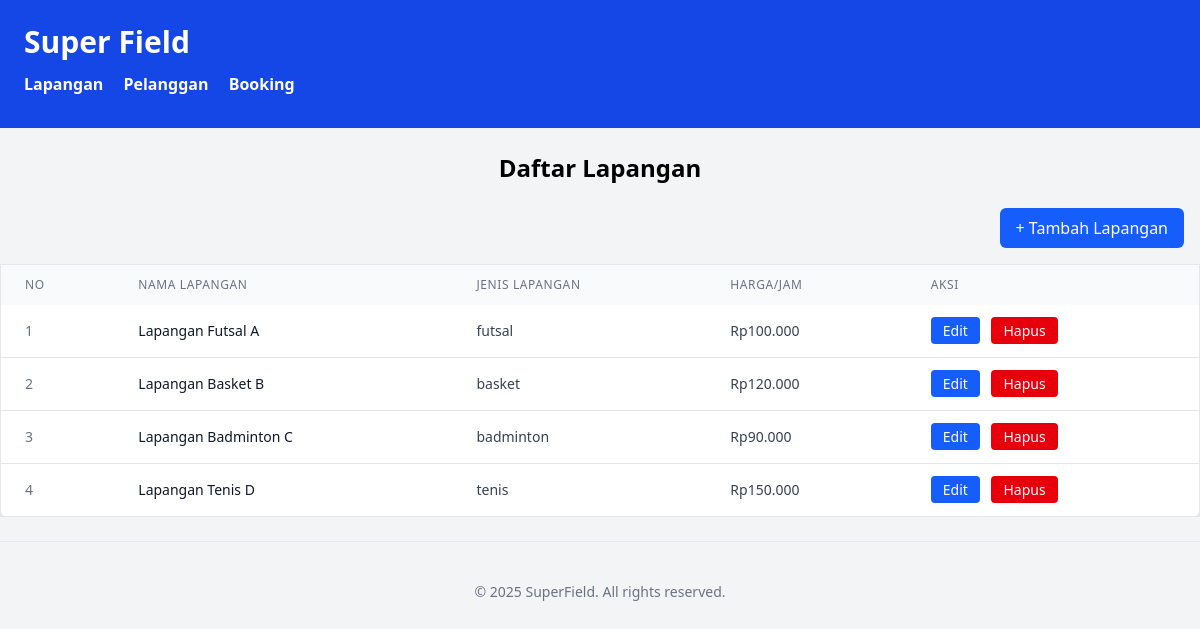
The page / on the database its author committed.
### tables this page shows
CREATE TABLE IF NOT EXISTS fields (
    id INT AUTO_INCREMENT PRIMARY KEY,
    name VARCHAR(100) NOT NULL,
    type VARCHAR(50) NOT NULL,
    price_per_hour DECIMAL(10,2) NOT NULL
);

### viewmodel/FieldViewModel.php (called while the page is built, shortened)
<?php
require_once 'model/Field.php';
class FieldViewModel {
    private $fieldModel;
    public function __construct($db) {
        $this->fieldModel = new Field($db);
    }
    public function getAllFields() {
        return $this->fieldModel->getAll();
    }
}
?>

### model/Field.php (called while the page is built, shortened)
<?php
class Field {
    private $conn;
    public function __construct($db) {
        $this->conn = $db;
    }
    public function getAll() {
        $sql = "SELECT * FROM fields";
        $stmt = $this->conn->query($sql);
        return $stmt->fetchAll(PDO::FETCH_ASSOC);
    }
}
?>

### views/fields_list.php (the view, shortened to what this page needs)
<?php include 'views/template/header.php'; ?>
<div class="flex justify-center items-center mb-6">
    <h2 class="text-2xl font-bold">Daftar Lapangan</h2>
</div>
<div class="flex justify-end mb-4 mr-4">
    <a href="index.php?tab=field&action=form" class="px-4 py-2 bg-blue-600 text-white font-medium rounded-md hover:bg-blue-700 focus:outline-none focus:ring-2 focus:ring-blue-500 focus:ring-offset-2">
        + Tambah Lapangan
    </a>
</div>
<?php if (!empty($fields)) : ?>
<div class="overflow-x-auto">
    <table class="min-w-full bg-white border border-gray-200 rounded-lg shadow-sm">
        <thead class="bg-gray-50">
            <tr>
                <th class="px-6 py-3 text-left text-xs font-medium text-gray-500 uppercase tracking-wider">No</th>
                <th class="px-6 py-3 text-left text-xs font-medium text-gray-500 uppercase tracking-wider">Nama Lapangan</th>
                <th class="px-6 py-3 text-left text-xs font-medium text-gray-500 uppercase tracking-wider">Jenis Lapangan</th>
                <th class="px-6 py-3 text-left text-xs font-medium text-gray-500 uppercase tracking-wider">Harga/Jam</th>
                <th class="px-6 py-3 text-left text-xs font-medium text-gray-500 uppercase tracking-wider">Aksi</th>
            </tr>
        </thead>
        <tbody class="divide-y divide-gray-200">
            <?php foreach ($fields as $i => $field) : ?>
                <tr class="hover:bg-gray-50">
                    <td class="px-6 py-4 whitespace-nowrap text-sm text-gray-500"><?= $i + 1 ?></td>
                    <td class="px-6 py-4 whitespace-nowrap text-sm text-gray-900"><?= htmlspecialchars($field['name']) ?></td>
                    <td class="px-6 py-4 whitespace-nowrap text-sm text-gray-700"><?= htmlspecialchars($field['type']) ?></td>
                    <td class="px-6 py-4 whitespace-nowrap text-sm text-gray-700">Rp<?= number_format($field['price_per_hour'], 0, ',', '.') ?></td>
                    <td class="px-6 py-4 whitespace-nowrap text-sm font-medium space-x-2">
                        <a class="px-3 py-1 bg-blue-600 text-white rounded hover:bg-blue-700" href="index.php?tab=field&action=form&id=<?= $field['id'] ?>">Edit</a>
                        <a class="px-3 py-1 bg-red-600 text-white rounded hover:bg-red-700" href="index.php?tab=field&action=delete&id=<?= $field['id'] ?>" onclick="return confirm('Yakin ingin hapus?')">Hapus</a>
                    </td>
                </tr>            <?php endforeach; ?>
        </tbody>
    </table>
</div>
<?php else : ?>
    <p class="text-gray-500 italic mt-4">Tidak ada data lapangan.</p>
<?php endif; ?>
<?php include 'views/template/footer.php'; ?>

### rows shown on the page
fields: name "Lapangan Futsal A", type "futsal", price_per_hour "100.000"
fields: name "Lapangan Basket B", type "basket", price_per_hour "120.000"
fields: name "Lapangan Badminton C", type "badminton", price_per_hour "90.000"
fields: name "Lapangan Tenis D", type "tenis", price_per_hour "150.000"
